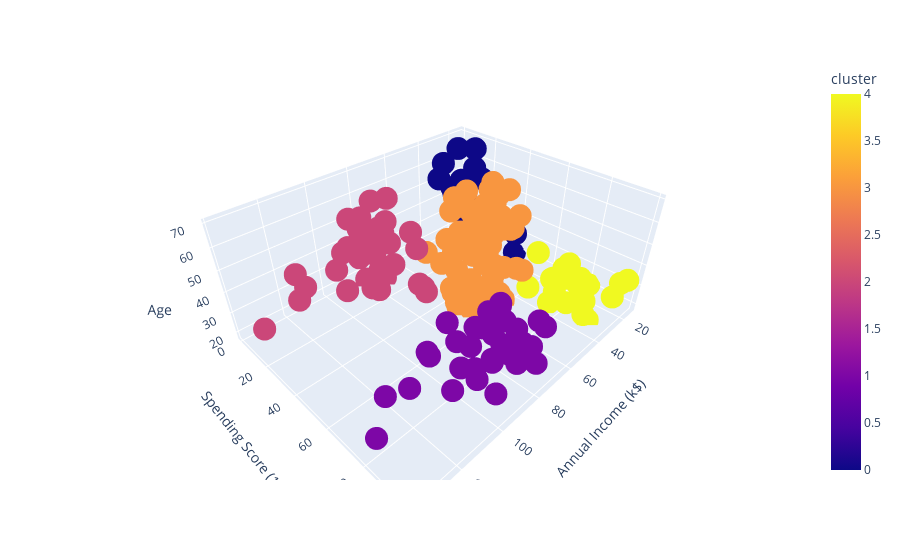

The cell this chart's notebook holds for it:
### Code cell
# 3D Visualization

# visualize clusters
figure = px.scatter_3d(data,
                    color='cluster',
                    x="Annual Income (k$)",
                    y="Spending Score (1-100)",
                    z="Age",            
                    category_orders = {"clusters": ["0", "1", "2", "3", "4"]}                    
                    )
figure.update_layout()
figure.show()

### Figure 1 — Plotly figure (JSON) as saved in the notebook; plotly's stock layout.template omitted (floating-point values rounded to 4 significant figures; data arrays with more than 128 entries replaced by an {"elided": "..."} marker saying what was removed)
{"data": [{"hovertemplate": "Annual Income (k$)=%{x}<br>Spending Score (1-100)=%{y}<br>Age=%{z}<br>cluster=%{marker.color}<extra></extra>", "legendgroup": "", "marker": {"color": {"elided": "200 int values"}, "coloraxis": "coloraxis", "symbol": "circle"}, "mode": "markers", "name": "", "scene": "scene", "showlegend": false, "type": "scatter3d", "x": {"elided": "200 int values"}, "y": {"elided": "200 int values"}, "z": {"elided": "200 int values"}}], "layout": {"coloraxis": {"colorbar": {"title": {"text": "cluster"}}, "colorscale": [[0, "#0d0887"], [0.1111, "#46039f"], [0.2222, "#7201a8"], [0.3333, "#9c179e"], [0.4444, "#bd3786"], [0.5556, "#d8576b"], [0.6667, "#ed7953"], [0.7778, "#fb9f3a"], [0.8889, "#fdca26"], [1, "#f0f921"]]}, "legend": {"tracegroupgap": 0}, "margin": {"t": 60}, "scene": {"domain": {"x": [0, 1], "y": [0, 1]}, "xaxis": {"title": {"text": "Annual Income (k$)"}}, "yaxis": {"title": {"text": "Spending Score (1-100)"}}, "zaxis": {"title": {"text": "Age"}}}}}
